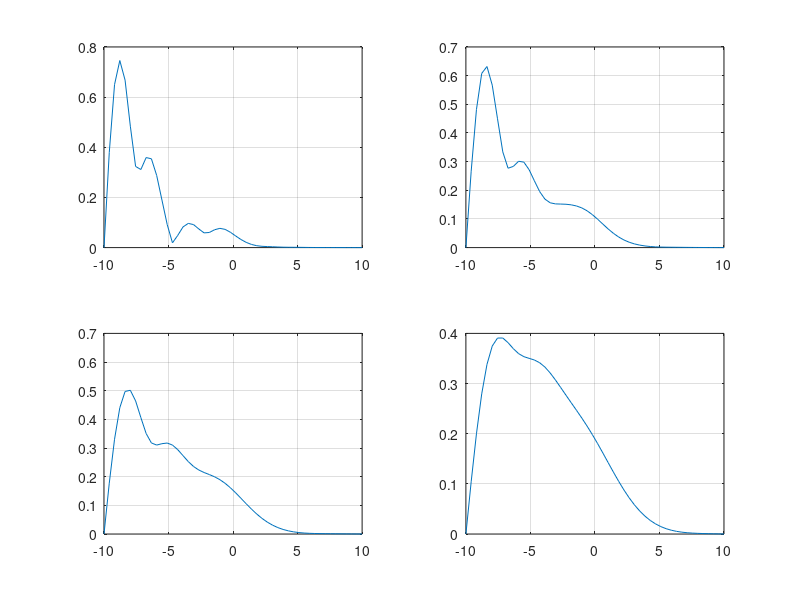

MATLAB code for this plot:
close all; clear all; clc
%%%%%%%%%%%%%%%%%%%%%%%%%%%%%%     
k0 = -2;
L = 20;         
Nx = 50;         
x = linspace(-L/2, L/2, Nx)';
dx = x(2) - x(1);
dt=1.0;
Nt=100;
r=dt./(dx^2);
%%%%%%%%%%%%%%%%%%%%%%%%%%%%%%
x0 = -10;         
sigma = 4;
V0 = 10;  
%V=rand(Nx,1);
V = randi(10, Nx, 1);

%for i=1:Nx
%V(i,1)=rand(Nx);
%end
psi = exp(-((x-x0).^2) / (2*sigma^2)) .* exp(-1i * k0 * x);
%%%%%%%%%%%%%%%%%%%%%%%%%%%%%%
 %plot(x,abs(psi))
u=zeros(Nx,Nt);

u(2:Nx-1,1)=psi(2:Nx-1)-1i*r*(psi(3:Nx)+2*psi(2:Nx-1)+psi(1:Nx-2)) +dt.*V(2:Nx-1).*psi(2:Nx-1);

figure('Color', 'w');
for n=2:Nt    
           u(2:Nx-1,n)=u(2:Nx-1,n-1)-1i*r*(u(3:Nx,n-1)+2*u(2:Nx-1,n-1)+u(1:Nx-2,n-1))+...
               +dt.*V(2:Nx-1,1).*u(2:Nx-1,n);
    u(1, :) =0 ; 
    u(end, :) = 0;
 u(1:Nx,n) = u(1:Nx,n)./sqrt(trapz(x, abs(u(1:Nx,n).^2)));

end
% Plot the absolute value of the wave function at the final time step
subplot(2,2,1); 
plot(x, abs(u(:, 30))); grid 

subplot(2,2,2); 
plot(x, abs(u(:, 50))); grid 
subplot(2,2,3); 
plot(x, abs(u(:, 70))); grid 

subplot(2,2,4); 
plot(x, abs(u(:, 100))); grid 
%hPlot = plot(x, abs(u).^2, 'LineWidth', 2, 'Color', [0 0.4470 0.7410]);
%hold on;
%axis([min(x) max(x) 0 max(abs(psi).^2)*1.2]);
%set(hPlot, 'YData', abs(psi).^2);
%drawnow;
